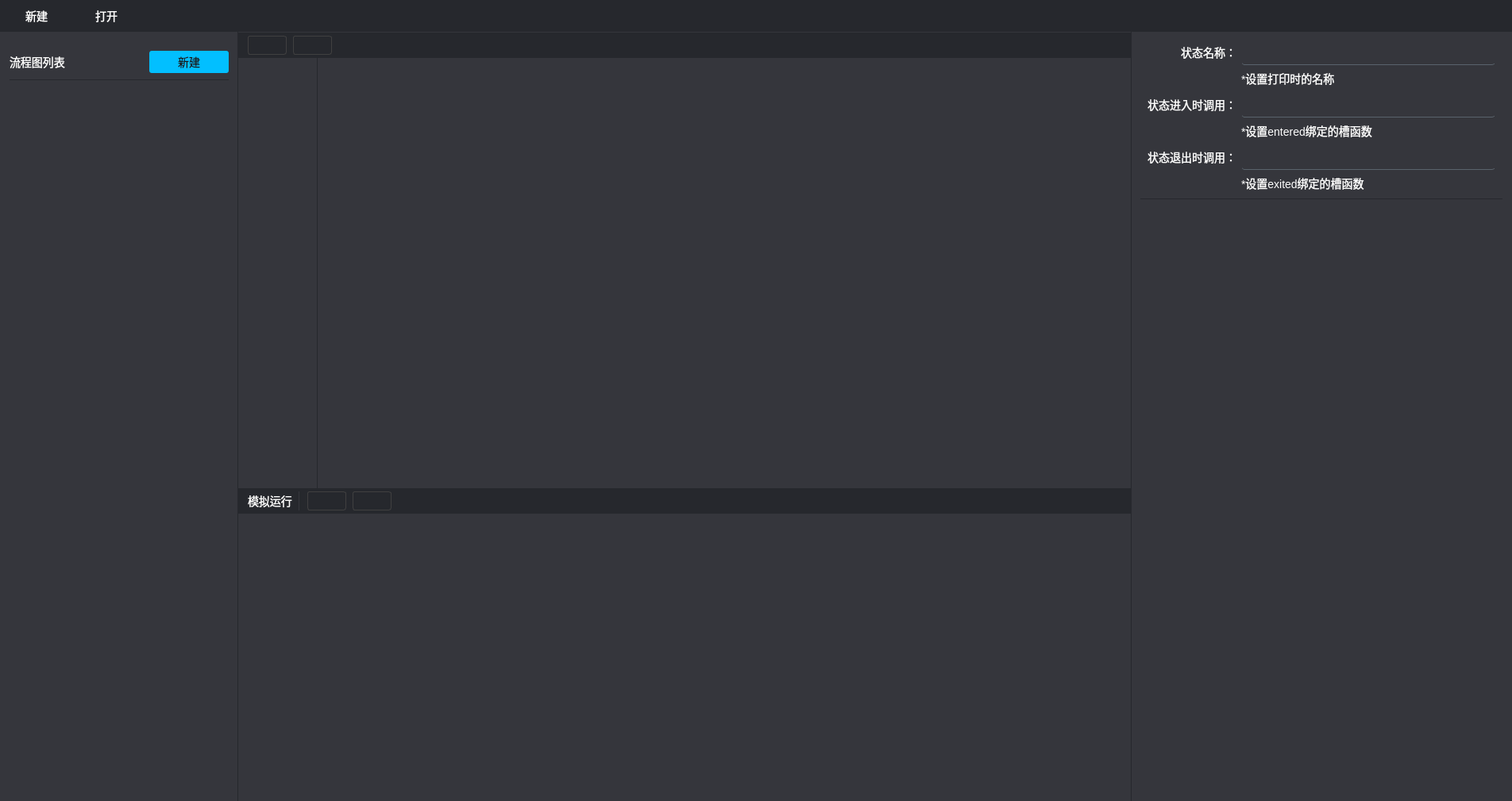
<?xml version="1.0" encoding="UTF-8"?>
<ui version="4.0">
 <class>App</class>
 <widget class="QWidget" name="App">
  <property name="geometry">
   <rect>
    <x>0</x>
    <y>0</y>
    <width>1904</width>
    <height>1009</height>
   </rect>
  </property>
  <property name="windowTitle">
   <string>状态机创建工具</string>
  </property>
  <property name="styleSheet">
   <string notr="true">*{
background:#35363C;
font-size:14px;
color:white;
}
QLineEdit {
border:1px solid #AFAFAF;
background:#2B2B30;
border-radius:4px;
padding-left:8px;
padding-right:8px;
}
QToolTip{
background:#35363C;
border:none;
}</string>
  </property>
  <layout class="QGridLayout" name="gridLayout" rowstretch="0,1" columnstretch="0,1">
   <property name="leftMargin">
    <number>0</number>
   </property>
   <property name="topMargin">
    <number>0</number>
   </property>
   <property name="rightMargin">
    <number>0</number>
   </property>
   <property name="bottomMargin">
    <number>0</number>
   </property>
   <property name="spacing">
    <number>0</number>
   </property>
   <item row="0" column="0" colspan="2">
    <widget class="QWidget" name="widget_2" native="true">
     <property name="styleSheet">
      <string notr="true">QWidget{
background:#26282D;
}
QPushButton{
border:none;
border-radius:4px;
}
QPushButton:hover{
background:#4C4E56;
}</string>
     </property>
     <layout class="QHBoxLayout" name="horizontalLayout">
      <property name="spacing">
       <number>8</number>
      </property>
      <property name="leftMargin">
       <number>6</number>
      </property>
      <property name="topMargin">
       <number>4</number>
      </property>
      <property name="rightMargin">
       <number>6</number>
      </property>
      <property name="bottomMargin">
       <number>4</number>
      </property>
      <item>
       <widget class="QPushButton" name="btn_new_config">
        <property name="minimumSize">
         <size>
          <width>80</width>
          <height>32</height>
         </size>
        </property>
        <property name="text">
         <string>新建</string>
        </property>
       </widget>
      </item>
      <item>
       <widget class="QPushButton" name="btn_open_config">
        <property name="minimumSize">
         <size>
          <width>80</width>
          <height>32</height>
         </size>
        </property>
        <property name="text">
         <string>打开</string>
        </property>
       </widget>
      </item>
      <item>
       <spacer name="horizontalSpacer">
        <property name="orientation">
         <enum>Qt::Horizontal</enum>
        </property>
        <property name="sizeHint" stdset="0">
         <size>
          <width>1705</width>
          <height>20</height>
         </size>
        </property>
       </spacer>
      </item>
      <item>
       <widget class="QLabel" name="label_config_file_path">
        <property name="styleSheet">
         <string notr="true">font-size:9pt;</string>
        </property>
        <property name="text">
         <string/>
        </property>
       </widget>
      </item>
     </layout>
    </widget>
   </item>
   <item row="1" column="1">
    <widget class="QWidget" name="widget_3" native="true">
     <layout class="QHBoxLayout" name="horizontalLayout_3" stretch="1,0">
      <property name="spacing">
       <number>0</number>
      </property>
      <property name="leftMargin">
       <number>0</number>
      </property>
      <property name="topMargin">
       <number>0</number>
      </property>
      <property name="rightMargin">
       <number>0</number>
      </property>
      <property name="bottomMargin">
       <number>0</number>
      </property>
      <item>
       <widget class="QWidget" name="widget_4" native="true">
        <layout class="QVBoxLayout" name="verticalLayout_2" stretch="0,3,0,2">
         <property name="spacing">
          <number>0</number>
         </property>
         <property name="leftMargin">
          <number>0</number>
         </property>
         <property name="topMargin">
          <number>1</number>
         </property>
         <property name="rightMargin">
          <number>0</number>
         </property>
         <property name="bottomMargin">
          <number>0</number>
         </property>
         <item>
          <widget class="QWidget" name="widget" native="true">
           <property name="minimumSize">
            <size>
             <width>0</width>
             <height>32</height>
            </size>
           </property>
           <property name="styleSheet">
            <string notr="true">*{
background:#26282D;
}
QPushButton{
border:1px solid #404040;
border-radius:3px;
padding-left:4px;
padding-right:4px;
}
QPushButton:hover{
border-color:#A3A3A3;
}</string>
           </property>
           <layout class="QHBoxLayout" name="horizontalLayout_4">
            <property name="spacing">
             <number>8</number>
            </property>
            <property name="leftMargin">
             <number>12</number>
            </property>
            <property name="topMargin">
             <number>4</number>
            </property>
            <property name="rightMargin">
             <number>12</number>
            </property>
            <property name="bottomMargin">
             <number>4</number>
            </property>
            <item>
             <widget class="QPushButton" name="btn_remove_item">
              <property name="minimumSize">
               <size>
                <width>0</width>
                <height>24</height>
               </size>
              </property>
              <property name="toolTip">
               <string>移除选择项</string>
              </property>
              <property name="icon">
               <iconset>
                <normalon>:/res/delete.svg</normalon>
               </iconset>
              </property>
              <property name="iconSize">
               <size>
                <width>16</width>
                <height>16</height>
               </size>
              </property>
             </widget>
            </item>
            <item>
             <widget class="QPushButton" name="btn_save_item">
              <property name="minimumSize">
               <size>
                <width>0</width>
                <height>24</height>
               </size>
              </property>
              <property name="toolTip">
               <string>保存</string>
              </property>
              <property name="icon">
               <iconset>
                <normalon>:/res/save.svg</normalon>
               </iconset>
              </property>
             </widget>
            </item>
            <item>
             <spacer name="horizontalSpacer_3">
              <property name="orientation">
               <enum>Qt::Horizontal</enum>
              </property>
              <property name="sizeHint" stdset="0">
               <size>
                <width>1017</width>
                <height>20</height>
               </size>
              </property>
             </spacer>
            </item>
           </layout>
          </widget>
         </item>
         <item>
          <layout class="QHBoxLayout" name="horizontalLayout_6" stretch="0,1">
           <property name="spacing">
            <number>0</number>
           </property>
           <item>
            <widget class="StateTypeListView" name="state_list">
             <property name="minimumSize">
              <size>
               <width>100</width>
               <height>0</height>
              </size>
             </property>
             <property name="maximumSize">
              <size>
               <width>100</width>
               <height>16777215</height>
              </size>
             </property>
             <property name="styleSheet">
              <string notr="true">#state_list{
border:none;
border-right:1px solid #26282D;
font-size:9pt;
}</string>
             </property>
             <property name="verticalScrollBarPolicy">
              <enum>Qt::ScrollBarAlwaysOff</enum>
             </property>
             <property name="horizontalScrollBarPolicy">
              <enum>Qt::ScrollBarAlwaysOff</enum>
             </property>
             <property name="dragEnabled">
              <bool>true</bool>
             </property>
             <property name="verticalScrollMode">
              <enum>QAbstractItemView::ScrollPerPixel</enum>
             </property>
            </widget>
           </item>
           <item>
            <widget class="FlowChartWidget" name="flow_view">
             <property name="styleSheet">
              <string notr="true">border:none;</string>
             </property>
             <property name="verticalScrollBarPolicy">
              <enum>Qt::ScrollBarAlwaysOff</enum>
             </property>
             <property name="horizontalScrollBarPolicy">
              <enum>Qt::ScrollBarAlwaysOff</enum>
             </property>
            </widget>
           </item>
          </layout>
         </item>
         <item>
          <widget class="QWidget" name="widget_5" native="true">
           <property name="minimumSize">
            <size>
             <width>0</width>
             <height>32</height>
            </size>
           </property>
           <property name="styleSheet">
            <string notr="true">*{
background:#26282D;
}
QPushButton{
border:1px solid #404040;
border-radius:3px;
padding-left:4px;
padding-right:4px;
}
QPushButton:hover{
border-color:#A3A3A3;
}</string>
           </property>
           <layout class="QHBoxLayout" name="horizontalLayout_5">
            <property name="spacing">
             <number>8</number>
            </property>
            <property name="leftMargin">
             <number>12</number>
            </property>
            <property name="topMargin">
             <number>4</number>
            </property>
            <property name="rightMargin">
             <number>12</number>
            </property>
            <property name="bottomMargin">
             <number>4</number>
            </property>
            <item>
             <widget class="QLabel" name="label_2">
              <property name="text">
               <string>模拟运行</string>
              </property>
             </widget>
            </item>
            <item>
             <widget class="Line" name="line">
              <property name="styleSheet">
               <string notr="true">border:none;
border-left:1px solid #35363C;</string>
              </property>
              <property name="orientation">
               <enum>Qt::Vertical</enum>
              </property>
             </widget>
            </item>
            <item>
             <widget class="QPushButton" name="btn_flow_start">
              <property name="minimumSize">
               <size>
                <width>0</width>
                <height>24</height>
               </size>
              </property>
              <property name="toolTip">
               <string>开始</string>
              </property>
              <property name="icon">
               <iconset>
                <normalon>:/res/start.svg</normalon>
                <disabledoff>:/res/start_disable.svg</disabledoff>
                <disabledon>:/res/start_disable.svg</disabledon>
               </iconset>
              </property>
              <property name="iconSize">
               <size>
                <width>16</width>
                <height>16</height>
               </size>
              </property>
             </widget>
            </item>
            <item>
             <widget class="QPushButton" name="btn_flow_stop">
              <property name="enabled">
               <bool>false</bool>
              </property>
              <property name="minimumSize">
               <size>
                <width>0</width>
                <height>24</height>
               </size>
              </property>
              <property name="toolTip">
               <string>停止</string>
              </property>
              <property name="icon">
               <iconset>
                <normalon>:/res/stop.svg</normalon>
                <disabledoff>:/res/stop_disable.svg</disabledoff>
                <disabledon>:/res/stop_disable.svg</disabledon>
               </iconset>
              </property>
              <property name="iconSize">
               <size>
                <width>16</width>
                <height>16</height>
               </size>
              </property>
             </widget>
            </item>
            <item>
             <spacer name="horizontalSpacer_4">
              <property name="orientation">
               <enum>Qt::Horizontal</enum>
              </property>
              <property name="sizeHint" stdset="0">
               <size>
                <width>950</width>
                <height>20</height>
               </size>
              </property>
             </spacer>
            </item>
           </layout>
          </widget>
         </item>
         <item>
          <widget class="QWidget" name="widget_6" native="true"/>
         </item>
        </layout>
       </widget>
      </item>
      <item>
       <widget class="QWidget" name="property_body" native="true">
        <property name="minimumSize">
         <size>
          <width>480</width>
          <height>0</height>
         </size>
        </property>
        <property name="styleSheet">
         <string notr="true">#property_body{
border-left:1px solid #26282D;
}
*{
background:#35363C;
color:white;
}
QPushButton{
background:#02BFFF;
color:#181410;
border:none;
border-radius:3px;
}
QPushButton:hover{
background:#00D1FF;
}</string>
        </property>
        <layout class="QVBoxLayout" name="verticalLayout_3">
         <property name="spacing">
          <number>0</number>
         </property>
         <property name="leftMargin">
          <number>12</number>
         </property>
         <property name="topMargin">
          <number>1</number>
         </property>
         <property name="rightMargin">
          <number>12</number>
         </property>
         <property name="bottomMargin">
          <number>1</number>
         </property>
         <item>
          <widget class="QWidget" name="state_common_prop" native="true">
           <property name="styleSheet">
            <string notr="true">#state_common_prop{
border-bottom:1px solid #26282D;
}
QLineEdit{
border:none;
border-bottom:1px solid #5A636C;
padding-left:8px;
padding-right:8px;
}
QLineEdit:hover{
background:#4C4E56;
}
QLineEdit:focus{
border:1px solid #02BFFF;
}
QLabel[mstyle=&quot;hint&quot;]{
font-size:12px;color:#A0C2D3;
}</string>
           </property>
           <layout class="QGridLayout" name="gridLayout_2">
            <item row="2" column="1">
             <widget class="QLineEdit" name="input_func_enter">
              <property name="minimumSize">
               <size>
                <width>0</width>
                <height>32</height>
               </size>
              </property>
              <property name="focusPolicy">
               <enum>Qt::ClickFocus</enum>
              </property>
              <property name="maxLength">
               <number>36</number>
              </property>
             </widget>
            </item>
            <item row="0" column="1">
             <widget class="QLineEdit" name="input_name">
              <property name="minimumSize">
               <size>
                <width>0</width>
                <height>32</height>
               </size>
              </property>
              <property name="focusPolicy">
               <enum>Qt::ClickFocus</enum>
              </property>
              <property name="styleSheet">
               <string notr="true"/>
              </property>
              <property name="maxLength">
               <number>36</number>
              </property>
             </widget>
            </item>
            <item row="2" column="0">
             <widget class="QLabel" name="label_4">
              <property name="text">
               <string>状态进入时调用：</string>
              </property>
              <property name="alignment">
               <set>Qt::AlignRight|Qt::AlignTrailing|Qt::AlignVCenter</set>
              </property>
             </widget>
            </item>
            <item row="4" column="0">
             <widget class="QLabel" name="label_5">
              <property name="text">
               <string>状态退出时调用：</string>
              </property>
              <property name="alignment">
               <set>Qt::AlignRight|Qt::AlignTrailing|Qt::AlignVCenter</set>
              </property>
             </widget>
            </item>
            <item row="1" column="1">
             <widget class="QLabel" name="label_6">
              <property name="text">
               <string>*设置打印时的名称</string>
              </property>
              <property name="mstyle" stdset="0">
               <string>hint</string>
              </property>
             </widget>
            </item>
            <item row="4" column="1">
             <widget class="QLineEdit" name="input_func_exit">
              <property name="minimumSize">
               <size>
                <width>0</width>
                <height>32</height>
               </size>
              </property>
              <property name="focusPolicy">
               <enum>Qt::ClickFocus</enum>
              </property>
              <property name="maxLength">
               <number>36</number>
              </property>
             </widget>
            </item>
            <item row="3" column="1">
             <widget class="QLabel" name="label_7">
              <property name="text">
               <string>*设置entered绑定的槽函数</string>
              </property>
              <property name="mstyle" stdset="0">
               <string>hint</string>
              </property>
             </widget>
            </item>
            <item row="0" column="0">
             <widget class="QLabel" name="label_3">
              <property name="text">
               <string>状态名称：</string>
              </property>
              <property name="alignment">
               <set>Qt::AlignRight|Qt::AlignTrailing|Qt::AlignVCenter</set>
              </property>
             </widget>
            </item>
            <item row="5" column="1">
             <widget class="QLabel" name="label_8">
              <property name="text">
               <string>*设置exited绑定的槽函数</string>
              </property>
              <property name="mstyle" stdset="0">
               <string>hint</string>
              </property>
             </widget>
            </item>
           </layout>
          </widget>
         </item>
         <item>
          <widget class="QStackedWidget" name="stackedWidget">
           <widget class="QWidget" name="page_empty"/>
          </widget>
         </item>
        </layout>
       </widget>
      </item>
     </layout>
    </widget>
   </item>
   <item row="1" column="0">
    <widget class="QWidget" name="flow_list_body" native="true">
     <property name="minimumSize">
      <size>
       <width>300</width>
       <height>0</height>
      </size>
     </property>
     <property name="styleSheet">
      <string notr="true">#flow_list_body{
border-right:1px solid #26282D;
}</string>
     </property>
     <layout class="QVBoxLayout" name="verticalLayout">
      <property name="spacing">
       <number>8</number>
      </property>
      <property name="leftMargin">
       <number>12</number>
      </property>
      <property name="topMargin">
       <number>24</number>
      </property>
      <property name="rightMargin">
       <number>12</number>
      </property>
      <property name="bottomMargin">
       <number>12</number>
      </property>
      <item>
       <layout class="QHBoxLayout" name="horizontalLayout_2">
        <item>
         <widget class="QLabel" name="label">
          <property name="text">
           <string>流程图列表</string>
          </property>
         </widget>
        </item>
        <item>
         <spacer name="horizontalSpacer_2">
          <property name="orientation">
           <enum>Qt::Horizontal</enum>
          </property>
          <property name="sizeHint" stdset="0">
           <size>
            <width>40</width>
            <height>20</height>
           </size>
          </property>
         </spacer>
        </item>
        <item>
         <widget class="QPushButton" name="btn_create_new">
          <property name="minimumSize">
           <size>
            <width>100</width>
            <height>28</height>
           </size>
          </property>
          <property name="styleSheet">
           <string notr="true">QPushButton{
background:#02BFFF;
color:#181410;
border:none;
border-radius:3px;
}
QPushButton:hover{
background:#00D1FF;
}</string>
          </property>
          <property name="text">
           <string>新建</string>
          </property>
         </widget>
        </item>
       </layout>
      </item>
      <item>
       <widget class="QListView" name="flow_list">
        <property name="styleSheet">
         <string notr="true">border:none;
border-top:1px solid #26282D;</string>
        </property>
        <property name="verticalScrollBarPolicy">
         <enum>Qt::ScrollBarAlwaysOff</enum>
        </property>
        <property name="horizontalScrollBarPolicy">
         <enum>Qt::ScrollBarAlwaysOff</enum>
        </property>
        <property name="verticalScrollMode">
         <enum>QAbstractItemView::ScrollPerPixel</enum>
        </property>
       </widget>
      </item>
     </layout>
    </widget>
   </item>
  </layout>
 </widget>
 <customwidgets>
  <customwidget>
   <class>FlowChartWidget</class>
   <extends>QGraphicsView</extends>
   <header>flowchart/flowchartwidget.h</header>
  </customwidget>
  <customwidget>
   <class>StateTypeListView</class>
   <extends>QListView</extends>
   <header>widgets/statetypelistview.h</header>
  </customwidget>
 </customwidgets>
 <resources>
  <include location="res/res.qrc"/>
 </resources>
 <connections/>
</ui>
